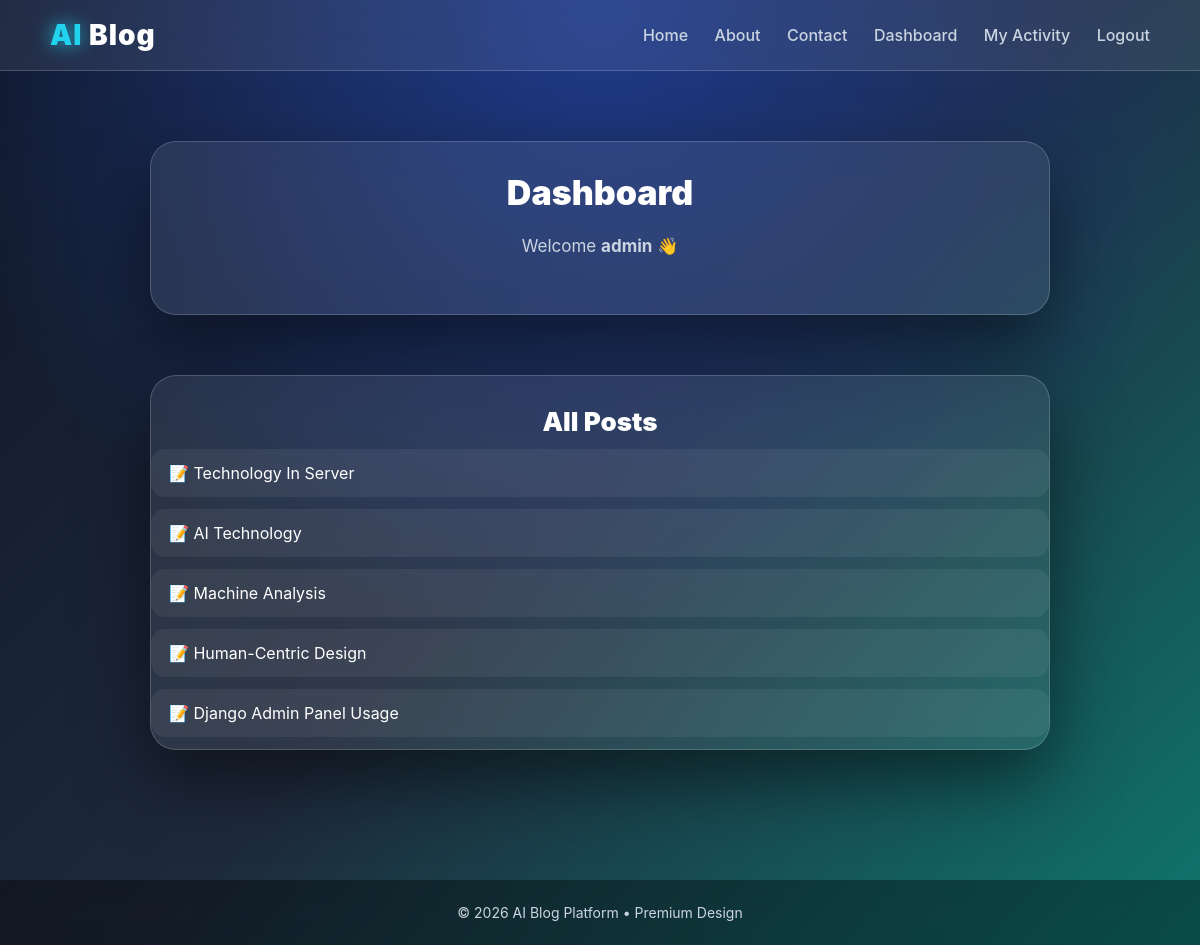
/dashboard/ (signed in), run on the app's committed database.
### ai_model/models.py (models this page shows, shortened)
class Post(models.Model):
    author = models.ForeignKey(User, on_delete=models.CASCADE)
    category = models.ForeignKey(Category, on_delete=models.CASCADE)
    title = models.CharField(max_length=200)
    slug = models.SlugField(unique=True, blank=True)
    content = models.TextField()
    image = models.ImageField(upload_to='posts/', blank=True)
    ai_summary = models.TextField(blank=True)
    views = models.IntegerField(default=0)
    likes = models.ManyToManyField(User, blank=True, related_name='liked_posts')
    is_published = models.BooleanField(default=True)
    created_at = models.DateTimeField(auto_now_add=True)

### ai_model/views.py (the view)
# urls.py: path('dashboard/', views.dashboard, name='dashboard'),
@login_required
def dashboard(request):
    posts = Post.objects.all().order_by('-created_at')
    return render(request, 'ai_model/dashboard.html', {'posts': posts})

### ai_model/templates/ai_model/dashboard.html
{% extends 'ai_model/base.html' %}
{% block content %}
<div class="blog-card">
    <h1 class="blog-title">Dashboard</h1>
    <p class="blog-content">
        Welcome <b>{{ request.user.username }}</b> 👋
    </p>
</div>
<div class="blog-card">
    <h2 class="blog-title" style="font-size:26px;">All Posts</h2>
    {% for post in posts %}
        <div style="
            background: rgba(255,255,255,0.06);
            padding:14px 18px;
            border-radius:14px;
            margin-bottom:12px;
        ">
            📝 {{ post.title }}
        </div>
    {% empty %}
        <p class="blog-content">No posts available</p>
    {% endfor %}
</div>
{% endblock %}

### ai_model/templates/ai_model/static/ai_model/style.css (style rules this page uses)
body { font-family: Arial; background: #f4f6f9; }

### ai_model/templates/ai_model/base.html (style rules this page uses)
:root { --bg-main:#0f172a; --bg-grad-1:#1e293b; --bg-grad-2:#0f766e; --glass-bg:rgba(255,255,255,0.08); --glass-border:rgba(255,255,255,0.18); --text-main:#ffffff; --text-soft:#cbd5e1; --accent:#22d3ee; }
* { box-sizing:border-box; }
body { margin:0; font-family:'Inter',system-ui,sans-serif; color:var(--text-main); min-height:100vh; background: radial-gradient(circle at top,#1e3a8a,transparent 60%), linear-gradient(135deg,var(--bg-main),var(--bg-grad-1),var(--bg-grad-2)); background-attachment:fixed; }
.blog-card { max-width:900px; margin:0 auto 60px auto; background:var(--glass-bg); border:1px solid var(--glass-border); border-radius:26px; overflow:hidden; backdrop-filter:blur(16px); box-shadow:0 30px 70px rgba(0,0,0,.5); transition:.4s; }
.blog-title { text-align:center; font-size:34px; font-weight:900; margin:30px 20px 12px; }
.blog-content { text-align:center; color:var(--text-soft); font-size:17px; line-height:1.9; padding:0 50px 35px; }

### data on the page
Post: title "Technology In Server"
Post: title "AI Technology"
Post: title "Machine Analysis"
Post: title "Human-Centric Design"
Post: title "Django Admin Panel Usage"

### other printed values
{{ request.user.username }} "admin"
